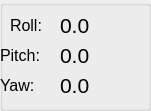
   <widget class="QGroupBox" name="groupBox">
    <property name="geometry">
     <rect>
      <x>1120</x>
      <y>90</y>
      <width>151</width>
      <height>111</height>
     </rect>
    </property>
    <property name="title">
     <string/>
    </property>
    <widget class="QLabel" name="PitchLabel">
     <property name="geometry">
      <rect>
       <x>60</x>
       <y>40</y>
       <width>91</width>
       <height>31</height>
      </rect>
     </property>
     <property name="font">
      <font>
       <pointsize>10</pointsize>
      </font>
     </property>
     <property name="text">
      <string>&lt;html&gt;&lt;head/&gt;&lt;body&gt;&lt;p&gt;&lt;span style=&quot; font-size:16pt;&quot;&gt;0.0&lt;/span&gt;&lt;/p&gt;&lt;/body&gt;&lt;/html&gt;</string>
     </property>
    </widget>
    <widget class="QLabel" name="label_28">
     <property name="geometry">
      <rect>
       <x>0</x>
       <y>70</y>
       <width>51</width>
       <height>31</height>
      </rect>
     </property>
     <property name="font">
      <font>
       <pointsize>10</pointsize>
      </font>
     </property>
     <property name="text">
      <string>&lt;html&gt;&lt;head/&gt;&lt;body&gt;&lt;p&gt;&lt;span style=&quot; font-size:12pt; color:#000000;&quot;&gt;Yaw:&lt;/span&gt;&lt;/p&gt;&lt;/body&gt;&lt;/html&gt;</string>
     </property>
    </widget>
    <widget class="QLabel" name="RollLabel">
     <property name="geometry">
      <rect>
       <x>60</x>
       <y>10</y>
       <width>91</width>
       <height>31</height>
      </rect>
     </property>
     <property name="font">
      <font>
       <pointsize>10</pointsize>
      </font>
     </property>
     <property name="text">
      <string>&lt;html&gt;&lt;head/&gt;&lt;body&gt;&lt;p&gt;&lt;span style=&quot; font-size:16pt;&quot;&gt;0.0&lt;/span&gt;&lt;/p&gt;&lt;/body&gt;&lt;/html&gt;</string>
     </property>
    </widget>
    <widget class="QLabel" name="YawLabel">
     <property name="geometry">
      <rect>
       <x>60</x>
       <y>70</y>
       <width>91</width>
       <height>31</height>
      </rect>
     </property>
     <property name="font">
      <font>
       <pointsize>10</pointsize>
      </font>
     </property>
     <property name="text">
      <string>&lt;html&gt;&lt;head/&gt;&lt;body&gt;&lt;p&gt;&lt;span style=&quot; font-size:16pt;&quot;&gt;0.0&lt;/span&gt;&lt;/p&gt;&lt;/body&gt;&lt;/html&gt;</string>
     </property>
    </widget>
    <widget class="QLabel" name="label_20">
     <property name="geometry">
      <rect>
       <x>10</x>
       <y>10</y>
       <width>41</width>
       <height>31</height>
      </rect>
     </property>
     <property name="font">
      <font>
       <pointsize>10</pointsize>
      </font>
     </property>
     <property name="text">
      <string>&lt;html&gt;&lt;head/&gt;&lt;body&gt;&lt;p&gt;&lt;span style=&quot; font-size:12pt; color:#000000;&quot;&gt;Roll:&lt;/span&gt;&lt;/p&gt;&lt;/body&gt;&lt;/html&gt;</string>
     </property>
    </widget>
    <widget class="QLabel" name="label_26">
     <property name="geometry">
      <rect>
       <x>0</x>
       <y>40</y>
       <width>51</width>
       <height>31</height>
      </rect>
     </property>
     <property name="font">
      <font>
       <pointsize>10</pointsize>
      </font>
     </property>
     <property name="text">
      <string>&lt;html&gt;&lt;head/&gt;&lt;body&gt;&lt;p&gt;&lt;span style=&quot; font-size:12pt; color:#000000;&quot;&gt;Pitch:&lt;/span&gt;&lt;/p&gt;&lt;/body&gt;&lt;/html&gt;</string>
     </property>
    </widget>
   </widget>
